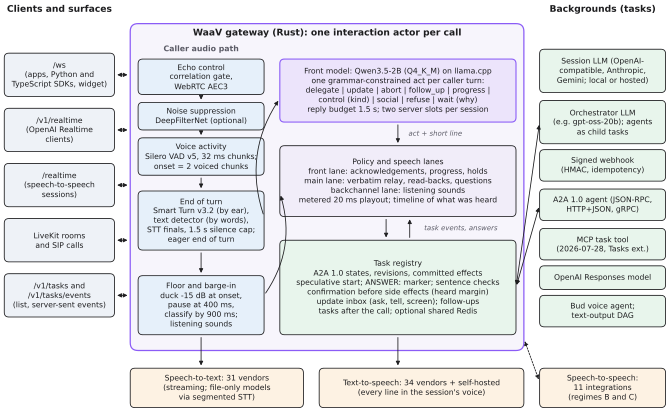

The script that saved this image:
"""Draw Figure 1 (architecture of Bud WaaV interaction mode) as a vector PDF.

Run: /home/bud/launch/venv/bin/python -I figures/architecture.py   (from /home/bud/launch/paper)
TikZ and rsvg-convert are not available on the build machine, so the figure is drawn with matplotlib.
Every label is a configuration default or a component named in the WaaV 1.1.0 documentation.
"""

import os

import matplotlib

matplotlib.use("pdf")
import matplotlib.pyplot as plt
from matplotlib.patches import FancyArrowPatch, FancyBboxPatch

plt.rcParams.update({
    "font.family": "DejaVu Sans",
    "font.size": 5.5,
    "pdf.fonttype": 42,
})

W, H = 170.0, 105.0
fig = plt.figure(figsize=(W / 25.4, H / 25.4))
ax = fig.add_axes([0, 0, 1, 1])
ax.set_xlim(0, W)
ax.set_ylim(0, H)
ax.axis("off")

INK = "#1d1d1f"
MUTED = "#5b5b66"
C_CLIENT = "#eef2f7"
C_GW = "#f7f5fc"
C_AUDIO = "#e6f0fa"
C_FRONT = "#ece4fb"
C_TASK = "#e8f5ec"
C_OUT = "#fdf2e3"
EDGE_GW = "#8b5cf6"


def box(x, y, w, h, text, fc, ec=INK, lw=0.6, bold=False, size=None, align="center", r=1.2):
    p = FancyBboxPatch((x, y), w, h, boxstyle=f"round,pad=0,rounding_size={r}",
                       fc=fc, ec=ec, lw=lw)
    ax.add_patch(p)
    tx = x + w / 2 if align == "center" else x + 1.6
    ax.text(tx, y + h / 2, text, ha=align, va="center", color=INK,
            fontsize=size or plt.rcParams["font.size"],
            fontweight="bold" if bold else "normal", linespacing=1.25)
    return p


def arrow(x1, y1, x2, y2, style="-|>", color=INK, lw=0.6, ls="-", rad=0.0):
    a = FancyArrowPatch((x1, y1), (x2, y2), arrowstyle=style, mutation_scale=6,
                        color=color, lw=lw, linestyle=ls,
                        connectionstyle=f"arc3,rad={rad}")
    ax.add_patch(a)


def label(x, y, text, size=5.6, color=MUTED, ha="center", style="italic"):
    ax.text(x, y, text, ha=ha, va="center", fontsize=size, color=color, style=style)


# ---------------------------------------------------------------- left: clients and surfaces
ax.text(15, 102, "Clients and surfaces", ha="center", fontsize=6.6, fontweight="bold", color=INK)
clients = [
    ("/ws\n(apps, Python and\nTypeScript SDKs, widget)", 86),
    ("/v1/realtime\n(OpenAI Realtime\nclients)", 72),
    ("/realtime\n(speech-to-speech\nsessions)", 58),
    ("LiveKit rooms\nand SIP calls", 44),
    ("/v1/tasks and\n/v1/tasks/events\n(list, server-sent events)", 30),
]
for t, y in clients:
    box(1, y - 5.5, 28, 11, t, C_CLIENT)
    arrow(29, y, 33, y, style="<|-|>")

# ---------------------------------------------------------------- centre: gateway
gx, gy, gw, gh = 33, 16, 100, 83
box(gx, gy, gw, gh, "", C_GW, ec=EDGE_GW, lw=0.9, r=2.0)
ax.text(gx + gw / 2, gy + gh - 3.0, "WaaV gateway (Rust): one interaction actor per call",
        ha="center", fontsize=6.6, fontweight="bold", color=INK)

ax.text(51, 92.0, "Caller audio path", ha="center", fontsize=5.6, fontweight="bold", color=MUTED)
ax_chain = [
    ("Echo control\ncorrelation gate,\nWebRTC AEC3", 81, 9),
    ("Noise suppression\nDeepFilterNet (optional)", 72, 7),
    ("Voice activity\nSilero VAD v5, 32 ms chunks;\nonset = 2 voiced chunks", 60.5, 9.5),
    ("End of turn\nSmart Turn v3.2 (by ear),\ntext detector (by words),\nSTT finals, 1.5 s silence cap;\neager end of turn", 41.5, 15),
    ("Floor and barge-in\nduck -15 dB at onset,\npause at 400 ms,\nclassify by 900 ms;\nlistening sounds", 20, 15),
]
for t, y, h in ax_chain:
    box(35, y, 32, h, t, C_AUDIO)
arrow(51, 81, 51, 79)
arrow(51, 72, 51, 70)
arrow(51, 60.5, 51, 56.5)
arrow(51, 41.5, 51, 35)

box(71, 74, 60, 16,
    "Front model: Qwen3.5-2B (Q4_K_M) on llama.cpp\n"
    "one grammar-constrained act per caller turn:\n"
    "delegate | update | abort | follow_up | progress |\n"
    "control (kind) | social | refuse | wait (why)\n"
    "reply budget 1.5 s; two server slots per session",
    C_FRONT, ec=EDGE_GW, lw=0.8)
box(71, 50, 60, 18,
    "Policy and speech lanes\n"
    "front lane: acknowledgements, progress, holds\n"
    "main lane: verbatim relay, read-backs, questions\n"
    "backchannel lane: listening sounds\n"
    "metered 20 ms playout; timeline of what was heard",
    "#f1edf9")
box(71, 20, 60, 24,
    "Task registry\n"
    "A2A 1.0 states, revisions, committed effects\n"
    "speculative start; ANSWER: marker; sentence checks\n"
    "confirmation before side effects (heard margin)\n"
    "update inbox (ask, tell, screen); follow-ups\n"
    "tasks after the call; optional shared Redis",
    C_TASK)

arrow(67, 50, 71, 80, rad=-0.25)
arrow(101, 74, 101, 68)
label(110.5, 71.0, "act + short line", size=5.0)
arrow(98, 50, 98, 44)
arrow(104, 44, 104, 50)
label(117, 47.0, "task events, answers", size=5.0)
arrow(67, 30, 71, 56, rad=0.25)

# ---------------------------------------------------------------- right: backgrounds
ax.text(153, 102, "Backgrounds (tasks)", ha="center", fontsize=6.6, fontweight="bold", color=INK)
bgs = [
    ("Session LLM (OpenAI-\ncompatible, Anthropic,\nGemini; local or hosted)", 87, 11),
    ("Orchestrator LLM\n(e.g. gpt-oss-20b); agents\nas child tasks", 74, 11),
    ("Signed webhook\n(HMAC, idempotency)", 63, 8),
    ("A2A 1.0 agent (JSON-RPC,\nHTTP+JSON, gRPC)", 53, 8),
    ("MCP task tool\n(2026-07-28, Tasks ext.)", 43, 8),
    ("OpenAI Responses model", 34.5, 6),
    ("Bud voice agent;\ntext-output DAG", 26, 8),
]
for t, y, h in bgs:
    box(137, y - h / 2, 32, h, t, C_TASK)
arrow(131, 32, 137, 53, style="<|-|>")
arrow(131, 32, 137, 74, style="<|-|>")

# ---------------------------------------------------------------- bottom: speech providers
box(33, 1.5, 44, 10, "Speech-to-text: 31 vendors\n(streaming; file-only models\nvia segmented STT)", C_OUT)
box(81, 1.5, 52, 10, "Text-to-speech: 34 vendors + self-hosted\n(every line in the session's voice)", C_OUT)
box(137, 1.5, 32, 10, "Speech-to-speech:\n11 integrations\n(regimes B and C)", C_OUT)
arrow(51, 20, 51, 11.5)
arrow(101, 20, 101, 11.5)
arrow(133, 19, 137, 8, style="<|-|>", ls=(0, (2, 1.5)), rad=0.0)

out = os.path.join(os.path.dirname(os.path.abspath(__file__)), "architecture.pdf")
fig.savefig(out)
print(out)
